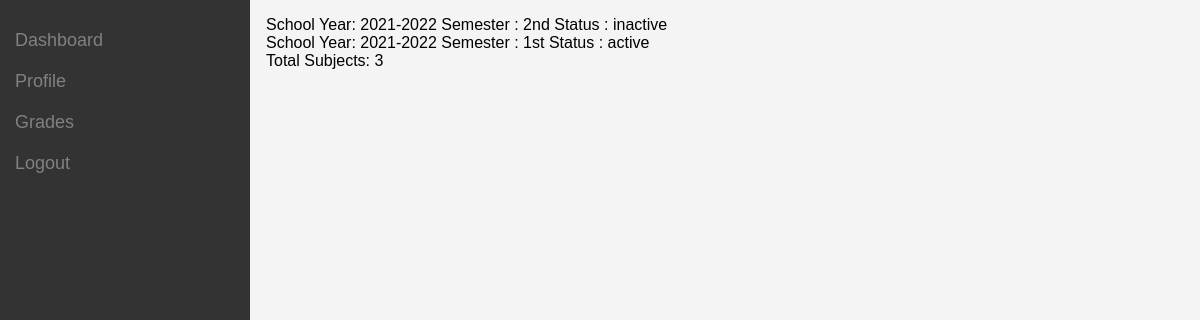
Page /integrative/user/userdash.php (signed in) on the committed database.
### tables this page shows
CREATE TABLE `school_year` (
  `id` int(11) NOT NULL,
  `year` varchar(40) DEFAULT NULL,
  `semester` enum('1st','2nd','summer') DEFAULT NULL,
  `status` enum('inactive','active') DEFAULT NULL
);

### integrative/user/userdash.php (the view, shortened to what this page needs)
<!DOCTYPE html>
<html lang="en">
<head>
</head>
<body>
<div class="sidebar">
<a href="userdash.php">Dashboard</a>
    <a href="profile.php">Profile</a>
    <a href="grade.php">Grades</a>
    <?php
if (isset($_SESSION['username'])) {
echo '
    <a href="javascript:void(0);" onclick="confirmLogout()">   Logout
 </a>';
} else {
  header("location: logout.php");
}
?>
</div>
<div class="content">
<?php
include "../config/database.php";
$qry = "    SELECT * FROM school_year";
$result = mysqli_query($conn,$qry);
while($row = mysqli_fetch_assoc($result)){
    $id = $row['status'];
$year = $row['year'];
    $semester = $row['semester'];
              ?>
                 <div class="center-text">
        <?php echo "School Year:"." ".$year . " " . "Semester :"." ".$semester." "."Status :"." " .$id ;?>
    </div>
              <?php
}
$sel = "SELECT subject FROM faculty";
$qry = mysqli_query($conn, $sel);
if ($qry) {
    $totalSubjects = mysqli_num_rows($qry);
    echo "Total Subjects: " . $totalSubjects;
} else {
    echo "Error executing query: " . mysqli_error($conn);
}
?>
</div>
</body>
</html>

### integrative/user/userdash.php (style rules this page uses)
body { font-family: 'Arial', sans-serif; margin: 0; padding: 0; background-color: #f4f4f4; }
.sidebar { height: 100%; width: 250px; position: fixed; background-color: #333; padding-top: 20px; }
.sidebar a { padding: 10px 15px; text-decoration: none; font-size: 18px; color: #818181; display: block; transition: 0.3s; }
.content { margin-left: 250px; padding: 16px; }

### rows in the picture
school_year: year "2021-2022", semester "2nd", status "inactive"
school_year: year "2021-2022", semester "1st", status "active"

### other values in the picture
$totalSubjects "3"
